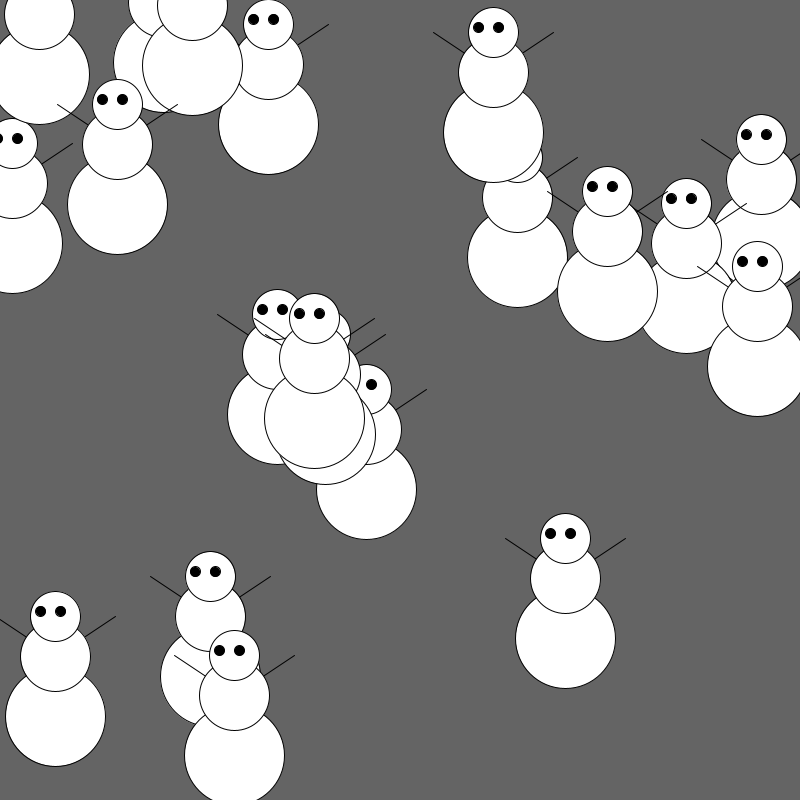
Frame 1 (no input)
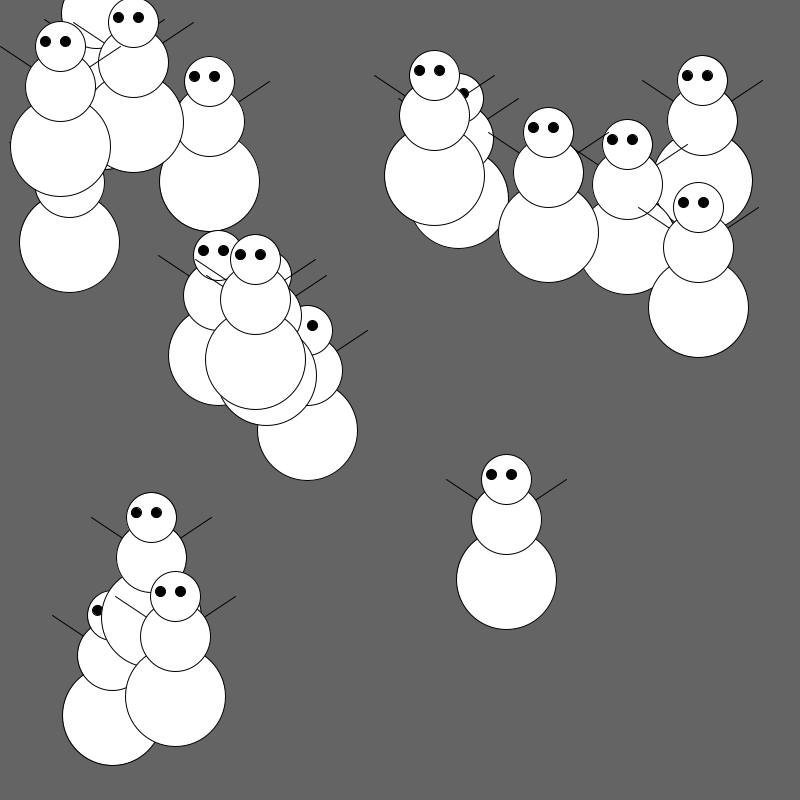
Frame 60 (the mouse pressed at the canvas centre just before this capture)
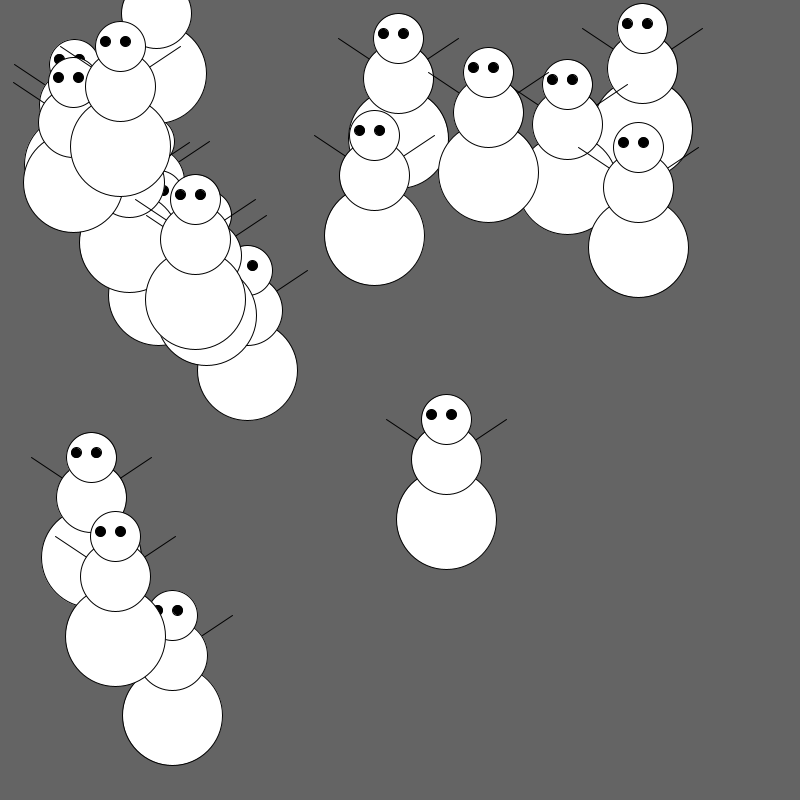
Frame 120 (the mouse held since frame 60 and released just before this capture)

The Processing sketch that drew these frames (run headless with seeded random() and noise(); from frame 60 on, the mouse is pressed at the canvas centre):

// Processing sketch: processing_78950
// ── processing_78950.pde

Ball[] Ball=new Ball[20];

void setup (){
size(800,800);
for (int i=0; i <20; i++) {         
 Ball[i]=new Ball();
}

}

void draw(){
background(100);
for (int i=0; i <20; i++) {         
Ball[i].draw_ball();
Ball[i]. move_ball();
}
//snowman total height=175
//snowman total width=120

}
class Ball {
color c;
float xpos;
float ypos;
int snowman_size;
boolean fromlefttoright;
boolean toptobottom;

Ball() {
c = color(255);
xpos= random(width);
ypos= random(height);
snowman_size=1;
}

void draw_ball() {
//snowmann
fill(255);
stroke(0);

///left hand
line(xpos-(60*snowman_size),ypos-(50*snowman_size),xpos-0,ypos-(10*snowman_size));

///right hand
line(xpos+(60*snowman_size),ypos-(50*snowman_size),xpos-0,ypos-(10*snowman_size));

///body-biggest
fill(255);
ellipseMode(CENTER);
ellipse(xpos,ypos+(50*snowman_size),(100*snowman_size),(100*snowman_size));

///body-smallest
fill(255);
ellipseMode(CENTER);
ellipse(xpos,ypos-(10*snowman_size),(70*snowman_size),(70*snowman_size));

///head
fill(255);
ellipseMode(CENTER);
ellipse(xpos,ypos-(50*snowman_size),(50*snowman_size),(50*snowman_size));


///Eyes
fill(0);
ellipseMode(CORNER);
ellipse(xpos-(20*snowman_size),ypos-(60*snowman_size),(10*snowman_size),(10*snowman_size));
ellipse(xpos,ypos-(60*snowman_size),(10*snowman_size),(10*snowman_size));
//makes it bounce
}


void move_ball(){
  
 //xmovement 
if (fromlefttoright) {
xpos = xpos+1;
if (xpos>=width-60) fromlefttoright = false;
}
else {
xpos = xpos-1;
if (xpos<=60) fromlefttoright = true;


//y movement
if (toptobottom) {
ypos = ypos+1;
if (ypos>=height-100) toptobottom = false;
}
else {
ypos = ypos-1;
if (ypos<=75) toptobottom = true;
}
}
}
}
